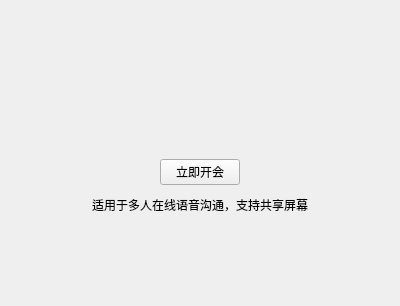
<?xml version="1.0" encoding="UTF-8"?>
<ui version="4.0">
 <class>VoicePanel</class>
 <widget class="QWidget" name="VoicePanel">
  <property name="geometry">
   <rect>
    <x>0</x>
    <y>0</y>
    <width>400</width>
    <height>306</height>
   </rect>
  </property>
  <property name="windowTitle">
   <string>VoicePanel</string>
  </property>
  <layout class="QVBoxLayout" name="verticalLayout" stretch="136,308,110,56,38,30,322">
   <property name="spacing">
    <number>0</number>
   </property>
   <property name="leftMargin">
    <number>0</number>
   </property>
   <property name="topMargin">
    <number>0</number>
   </property>
   <property name="rightMargin">
    <number>0</number>
   </property>
   <property name="bottomMargin">
    <number>0</number>
   </property>
   <item>
    <spacer name="verticalSpacer_4">
     <property name="orientation">
      <enum>Qt::Vertical</enum>
     </property>
     <property name="sizeHint" stdset="0">
      <size>
       <width>20</width>
       <height>40</height>
      </size>
     </property>
    </spacer>
   </item>
   <item>
    <layout class="QHBoxLayout" name="horizontalLayout_2">
     <property name="spacing">
      <number>0</number>
     </property>
     <property name="bottomMargin">
      <number>0</number>
     </property>
     <item alignment="Qt::AlignHCenter|Qt::AlignVCenter">
      <widget class="QLabel" name="background">
       <property name="lineWidth">
        <number>0</number>
       </property>
       <property name="text">
        <string/>
       </property>
      </widget>
     </item>
    </layout>
   </item>
   <item>
    <spacer name="verticalSpacer">
     <property name="orientation">
      <enum>Qt::Vertical</enum>
     </property>
     <property name="sizeHint" stdset="0">
      <size>
       <width>20</width>
       <height>40</height>
      </size>
     </property>
    </spacer>
   </item>
   <item alignment="Qt::AlignHCenter">
    <widget class="QPushButton" name="btnStart">
     <property name="text">
      <string>立即开会</string>
     </property>
    </widget>
   </item>
   <item>
    <spacer name="verticalSpacer_2">
     <property name="orientation">
      <enum>Qt::Vertical</enum>
     </property>
     <property name="sizeHint" stdset="0">
      <size>
       <width>20</width>
       <height>40</height>
      </size>
     </property>
    </spacer>
   </item>
   <item>
    <widget class="QLabel" name="tipLabel">
     <property name="text">
      <string>适用于多人在线语音沟通，支持共享屏幕</string>
     </property>
     <property name="alignment">
      <set>Qt::AlignCenter</set>
     </property>
    </widget>
   </item>
   <item>
    <spacer name="verticalSpacer_3">
     <property name="orientation">
      <enum>Qt::Vertical</enum>
     </property>
     <property name="sizeHint" stdset="0">
      <size>
       <width>20</width>
       <height>40</height>
      </size>
     </property>
    </spacer>
   </item>
  </layout>
 </widget>
 <layoutdefault spacing="6" margin="11"/>
 <resources/>
 <connections/>
</ui>
